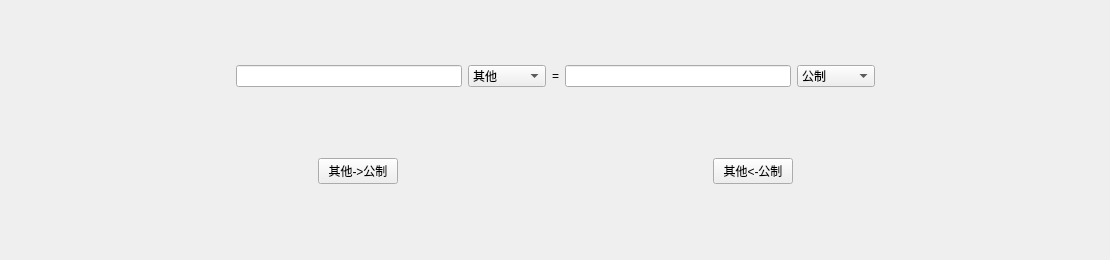
    <widget class="QWidget" name="tab_3">
     <attribute name="title">
      <string>面积转换</string>
     </attribute>
     <widget class="QWidget" name="">
      <property name="geometry">
       <rect>
        <x>10</x>
        <y>0</y>
        <width>1091</width>
        <height>251</height>
       </rect>
      </property>
      <layout class="QVBoxLayout" name="verticalLayout_3">
       <item>
        <layout class="QHBoxLayout" name="horizontalLayout_5">
         <item>
          <spacer name="horizontalSpacer_13">
           <property name="orientation">
            <enum>Qt::Horizontal</enum>
           </property>
           <property name="sizeHint" stdset="0">
            <size>
             <width>40</width>
             <height>20</height>
            </size>
           </property>
          </spacer>
         </item>
         <item>
          <widget class="QLineEdit" name="lineEdit_area_ENG">
           <property name="placeholderText">
            <string/>
           </property>
          </widget>
         </item>
         <item>
          <widget class="QComboBox" name="comboBox_area_ENG">
           <property name="enabled">
            <bool>true</bool>
           </property>
           <property name="editable">
            <bool>false</bool>
           </property>
           <property name="currentIndex">
            <number>0</number>
           </property>
           <item>
            <property name="text">
             <string>其他</string>
            </property>
           </item>
           <item>
            <property name="text">
             <string>英亩</string>
            </property>
           </item>
           <item>
            <property name="text">
             <string>平方英里</string>
            </property>
           </item>
           <item>
            <property name="text">
             <string>平方码</string>
            </property>
           </item>
           <item>
            <property name="text">
             <string>平方英尺</string>
            </property>
           </item>
           <item>
            <property name="text">
             <string>平方英寸</string>
            </property>
           </item>
           <item>
            <property name="text">
             <string>平方竿</string>
            </property>
           </item>
           <item>
            <property name="text">
             <string>顷</string>
            </property>
           </item>
           <item>
            <property name="text">
             <string>亩</string>
            </property>
           </item>
           <item>
            <property name="text">
             <string>分</string>
            </property>
           </item>
           <item>
            <property name="text">
             <string>平方尺</string>
            </property>
           </item>
           <item>
            <property name="text">
             <string>平方寸</string>
            </property>
           </item>
          </widget>
         </item>
         <item>
          <widget class="QLabel" name="label_binary_4">
           <property name="text">
            <string>=</string>
           </property>
          </widget>
         </item>
         <item>
          <widget class="QLineEdit" name="lineEdit_area_GONG"/>
         </item>
         <item>
          <widget class="QComboBox" name="comboBox_area_GONG">
           <property name="currentIndex">
            <number>0</number>
           </property>
           <item>
            <property name="text">
             <string>公制</string>
            </property>
           </item>
           <item>
            <property name="text">
             <string>平方千米</string>
            </property>
           </item>
           <item>
            <property name="text">
             <string>公顷</string>
            </property>
           </item>
           <item>
            <property name="text">
             <string>公亩</string>
            </property>
           </item>
           <item>
            <property name="text">
             <string>平方米</string>
            </property>
           </item>
           <item>
            <property name="text">
             <string>平方分米</string>
            </property>
           </item>
           <item>
            <property name="text">
             <string>平方厘米</string>
            </property>
           </item>
           <item>
            <property name="text">
             <string>平方毫米</string>
            </property>
           </item>
          </widget>
         </item>
         <item>
          <spacer name="horizontalSpacer_14">
           <property name="orientation">
            <enum>Qt::Horizontal</enum>
           </property>
           <property name="sizeHint" stdset="0">
            <size>
             <width>40</width>
             <height>20</height>
            </size>
           </property>
          </spacer>
         </item>
        </layout>
       </item>
       <item>
        <layout class="QHBoxLayout" name="horizontalLayout_6">
         <item>
          <spacer name="horizontalSpacer_10">
           <property name="orientation">
            <enum>Qt::Horizontal</enum>
           </property>
           <property name="sizeHint" stdset="0">
            <size>
             <width>40</width>
             <height>20</height>
            </size>
           </property>
          </spacer>
         </item>
         <item>
          <widget class="QPushButton" name="pushButton_area_EtG">
           <property name="text">
            <string>其他-&gt;公制</string>
           </property>
          </widget>
         </item>
         <item>
          <spacer name="horizontalSpacer_11">
           <property name="orientation">
            <enum>Qt::Horizontal</enum>
           </property>
           <property name="sizeHint" stdset="0">
            <size>
             <width>40</width>
             <height>20</height>
            </size>
           </property>
          </spacer>
         </item>
         <item>
          <widget class="QPushButton" name="pushButton_area_GtE">
           <property name="text">
            <string>其他&lt;-公制</string>
           </property>
          </widget>
         </item>
         <item>
          <spacer name="horizontalSpacer_12">
           <property name="orientation">
            <enum>Qt::Horizontal</enum>
           </property>
           <property name="sizeHint" stdset="0">
            <size>
             <width>40</width>
             <height>20</height>
            </size>
           </property>
          </spacer>
         </item>
        </layout>
       </item>
      </layout>
     </widget>
    </widget>
